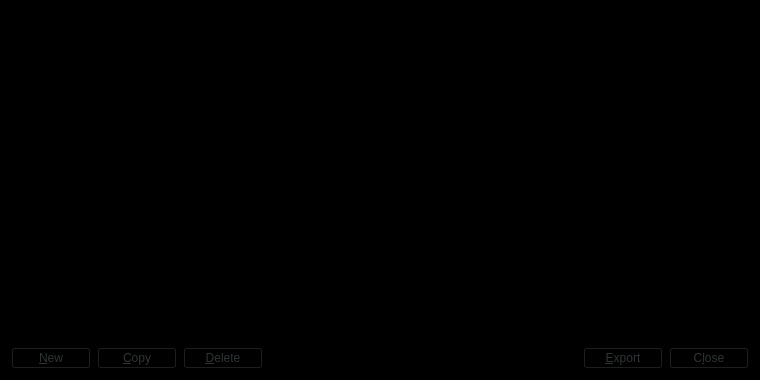
<?xml version="1.0" encoding="UTF-8"?>
<ui version="4.0">
 <class>AddressBookPage</class>
 <widget class="QWidget" name="AddressBookPage">
  <property name="geometry">
   <rect>
    <x>0</x>
    <y>0</y>
    <width>760</width>
    <height>380</height>
   </rect>
  </property>
  <property name="styleSheet">
   <string notr="true">background-color: rgb(0, 0, 0);
color: rgb(1, 248, 113);</string>
  </property>
  <layout class="QVBoxLayout" name="verticalLayout">
   <item>
    <widget class="QLabel" name="labelExplanation">
     <property name="textFormat">
      <enum>Qt::PlainText</enum>
     </property>
     <property name="wordWrap">
      <bool>true</bool>
     </property>
    </widget>
   </item>
   <item>
    <widget class="QTableView" name="tableView">
     <property name="palette">
      <palette>
       <active>
        <colorrole role="WindowText">
         <brush brushstyle="SolidPattern">
          <color alpha="255">
           <red>1</red>
           <green>248</green>
           <blue>113</blue>
          </color>
         </brush>
        </colorrole>
        <colorrole role="Button">
         <brush brushstyle="SolidPattern">
          <color alpha="255">
           <red>0</red>
           <green>0</green>
           <blue>0</blue>
          </color>
         </brush>
        </colorrole>
        <colorrole role="Text">
         <brush brushstyle="SolidPattern">
          <color alpha="255">
           <red>1</red>
           <green>248</green>
           <blue>113</blue>
          </color>
         </brush>
        </colorrole>
        <colorrole role="ButtonText">
         <brush brushstyle="SolidPattern">
          <color alpha="255">
           <red>1</red>
           <green>248</green>
           <blue>113</blue>
          </color>
         </brush>
        </colorrole>
        <colorrole role="Base">
         <brush brushstyle="SolidPattern">
          <color alpha="255">
           <red>0</red>
           <green>0</green>
           <blue>0</blue>
          </color>
         </brush>
        </colorrole>
        <colorrole role="Window">
         <brush brushstyle="SolidPattern">
          <color alpha="255">
           <red>0</red>
           <green>0</green>
           <blue>0</blue>
          </color>
         </brush>
        </colorrole>
       </active>
       <inactive>
        <colorrole role="WindowText">
         <brush brushstyle="SolidPattern">
          <color alpha="255">
           <red>1</red>
           <green>248</green>
           <blue>113</blue>
          </color>
         </brush>
        </colorrole>
        <colorrole role="Button">
         <brush brushstyle="SolidPattern">
          <color alpha="255">
           <red>0</red>
           <green>0</green>
           <blue>0</blue>
          </color>
         </brush>
        </colorrole>
        <colorrole role="Text">
         <brush brushstyle="SolidPattern">
          <color alpha="255">
           <red>1</red>
           <green>248</green>
           <blue>113</blue>
          </color>
         </brush>
        </colorrole>
        <colorrole role="ButtonText">
         <brush brushstyle="SolidPattern">
          <color alpha="255">
           <red>1</red>
           <green>248</green>
           <blue>113</blue>
          </color>
         </brush>
        </colorrole>
        <colorrole role="Base">
         <brush brushstyle="SolidPattern">
          <color alpha="255">
           <red>0</red>
           <green>0</green>
           <blue>0</blue>
          </color>
         </brush>
        </colorrole>
        <colorrole role="Window">
         <brush brushstyle="SolidPattern">
          <color alpha="255">
           <red>0</red>
           <green>0</green>
           <blue>0</blue>
          </color>
         </brush>
        </colorrole>
       </inactive>
       <disabled>
        <colorrole role="WindowText">
         <brush brushstyle="SolidPattern">
          <color alpha="255">
           <red>1</red>
           <green>248</green>
           <blue>113</blue>
          </color>
         </brush>
        </colorrole>
        <colorrole role="Button">
         <brush brushstyle="SolidPattern">
          <color alpha="255">
           <red>0</red>
           <green>0</green>
           <blue>0</blue>
          </color>
         </brush>
        </colorrole>
        <colorrole role="Text">
         <brush brushstyle="SolidPattern">
          <color alpha="255">
           <red>1</red>
           <green>248</green>
           <blue>113</blue>
          </color>
         </brush>
        </colorrole>
        <colorrole role="ButtonText">
         <brush brushstyle="SolidPattern">
          <color alpha="255">
           <red>1</red>
           <green>248</green>
           <blue>113</blue>
          </color>
         </brush>
        </colorrole>
        <colorrole role="Base">
         <brush brushstyle="SolidPattern">
          <color alpha="255">
           <red>0</red>
           <green>0</green>
           <blue>0</blue>
          </color>
         </brush>
        </colorrole>
        <colorrole role="Window">
         <brush brushstyle="SolidPattern">
          <color alpha="255">
           <red>0</red>
           <green>0</green>
           <blue>0</blue>
          </color>
         </brush>
        </colorrole>
       </disabled>
      </palette>
     </property>
     <property name="contextMenuPolicy">
      <enum>Qt::CustomContextMenu</enum>
     </property>
     <property name="toolTip">
      <string>Right-click to edit address or label</string>
     </property>
     <property name="tabKeyNavigation">
      <bool>false</bool>
     </property>
     <property name="alternatingRowColors">
      <bool>true</bool>
     </property>
     <property name="selectionMode">
      <enum>QAbstractItemView::SingleSelection</enum>
     </property>
     <property name="selectionBehavior">
      <enum>QAbstractItemView::SelectRows</enum>
     </property>
     <property name="sortingEnabled">
      <bool>true</bool>
     </property>
     <attribute name="verticalHeaderVisible">
      <bool>false</bool>
     </attribute>
    </widget>
   </item>
   <item>
    <layout class="QHBoxLayout" name="horizontalLayout">
     <item>
      <widget class="QPushButton" name="newAddress">
       <property name="toolTip">
        <string>Create a new address</string>
       </property>
       <property name="styleSheet">
        <string notr="true">color: rgb(46, 52, 54);</string>
       </property>
       <property name="text">
        <string>&amp;New</string>
       </property>
       <property name="icon">
        <iconset>
         <normaloff>:/icons/add</normaloff>:/icons/add</iconset>
       </property>
       <property name="autoDefault">
        <bool>false</bool>
       </property>
      </widget>
     </item>
     <item>
      <widget class="QPushButton" name="copyAddress">
       <property name="toolTip">
        <string>Copy the currently selected address to the system clipboard</string>
       </property>
       <property name="styleSheet">
        <string notr="true">color: rgb(46, 52, 54);</string>
       </property>
       <property name="text">
        <string>&amp;Copy</string>
       </property>
       <property name="icon">
        <iconset>
         <normaloff>:/icons/editcopy</normaloff>:/icons/editcopy</iconset>
       </property>
       <property name="autoDefault">
        <bool>false</bool>
       </property>
      </widget>
     </item>
     <item>
      <widget class="QPushButton" name="deleteAddress">
       <property name="toolTip">
        <string>Delete the currently selected address from the list</string>
       </property>
       <property name="styleSheet">
        <string notr="true">color: rgb(46, 52, 54);</string>
       </property>
       <property name="text">
        <string>&amp;Delete</string>
       </property>
       <property name="icon">
        <iconset>
         <normaloff>:/icons/remove</normaloff>:/icons/remove</iconset>
       </property>
       <property name="autoDefault">
        <bool>false</bool>
       </property>
      </widget>
     </item>
     <item>
      <spacer name="horizontalSpacer">
       <property name="orientation">
        <enum>Qt::Horizontal</enum>
       </property>
       <property name="sizeHint" stdset="0">
        <size>
         <width>40</width>
         <height>20</height>
        </size>
       </property>
      </spacer>
     </item>
     <item>
      <widget class="QPushButton" name="exportButton">
       <property name="toolTip">
        <string>Export the data in the current tab to a file</string>
       </property>
       <property name="styleSheet">
        <string notr="true">color: rgb(46, 52, 54);</string>
       </property>
       <property name="text">
        <string>&amp;Export</string>
       </property>
       <property name="icon">
        <iconset>
         <normaloff>:/icons/export</normaloff>:/icons/export</iconset>
       </property>
       <property name="autoDefault">
        <bool>false</bool>
       </property>
      </widget>
     </item>
     <item>
      <widget class="QPushButton" name="closeButton">
       <property name="sizePolicy">
        <sizepolicy hsizetype="Minimum" vsizetype="Minimum">
         <horstretch>0</horstretch>
         <verstretch>0</verstretch>
        </sizepolicy>
       </property>
       <property name="styleSheet">
        <string notr="true">color: rgb(46, 52, 54);</string>
       </property>
       <property name="text">
        <string>C&amp;lose</string>
       </property>
       <property name="autoDefault">
        <bool>false</bool>
       </property>
      </widget>
     </item>
    </layout>
   </item>
  </layout>
 </widget>
 <resources>
  <include location="../XVGDG.qrc"/>
 </resources>
 <connections/>
</ui>
